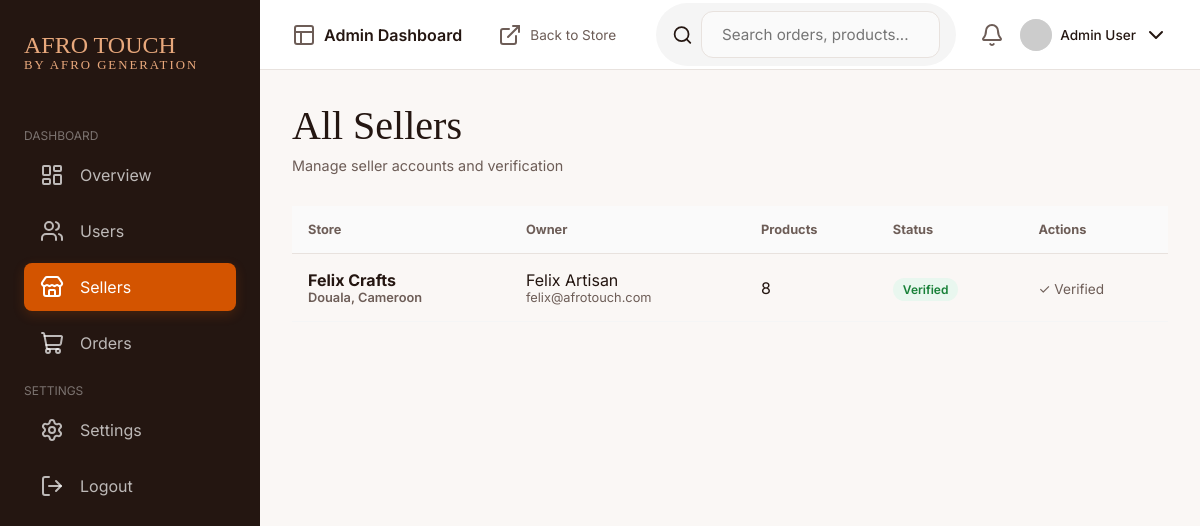
The app's page /TREACY/admin/sellers.php (signed in) with its own data.
### tables this page shows
CREATE TABLE IF NOT EXISTS sellers (
    id INT AUTO_INCREMENT PRIMARY KEY,
    user_id INT NOT NULL,
    store_name VARCHAR(255) NOT NULL,
    store_slug VARCHAR(100) UNIQUE NOT NULL,
    description TEXT,
    logo VARCHAR(500),
    banner VARCHAR(500),
    country VARCHAR(100),
    city VARCHAR(100),
    address TEXT,
    is_verified BOOLEAN DEFAULT FALSE,
    verification_status ENUM('pending', 'processing', 'verified', 'rejected') DEFAULT 'pending',
    verification_data TEXT,
    plan ENUM('free', 'basic', 'premium') DEFAULT 'free',
    created_at DATETIME DEFAULT CURRENT_TIMESTAMP,
    updated_at DATETIME DEFAULT CURRENT_TIMESTAMP ON UPDATE CURRENT_TIMESTAMP
);

CREATE TABLE IF NOT EXISTS users (
    id INT AUTO_INCREMENT PRIMARY KEY,
    name VARCHAR(255) NOT NULL,
    email VARCHAR(150) UNIQUE NOT NULL,
    password VARCHAR(255) NOT NULL,
    phone VARCHAR(50),
    avatar VARCHAR(500),
    role ENUM('buyer', 'seller', 'admin') DEFAULT 'buyer',
    is_active BOOLEAN DEFAULT TRUE,
    created_at DATETIME DEFAULT CURRENT_TIMESTAMP,
    updated_at DATETIME DEFAULT CURRENT_TIMESTAMP ON UPDATE CURRENT_TIMESTAMP
);

### TREACY/admin/sellers.php (the view, shortened to what this page needs)
<?php
include '../components/layout_start.php';
$stmt = $pdo->query("SELECT s.*, u.name as owner_name, u.email as owner_email, u.is_active as user_active,
    (SELECT COUNT(*) FROM products WHERE seller_id = s.id) as product_count
    FROM sellers s
    LEFT JOIN users u ON s.user_id = u.id
    ORDER BY s.created_at DESC");
$sellers = $stmt->fetchAll();
?>
<div class="page-header">
    <div class="header-content">
        <h1>All Sellers</h1>
        <p class="subtitle">Manage seller accounts and verification</p>
    </div>
</div>
<div class="card">
    <?php if (empty($sellers)): ?>
    <div style="padding: 4rem 2rem; text-align: center; color: var(--text-muted);">
        <i data-lucide="store" style="width: 64px; height: 64px; margin-bottom: 1rem;"></i>
        <h3>No sellers yet</h3>
    </div>
    <?php else: ?>
    <table class="data-table">
        <thead>
            <tr>
                <th>Store</th>
                <th>Owner</th>
                <th>Products</th>
                <th>Status</th>
                <th>Actions</th>
            </tr>
        </thead>
        <tbody>
            <?php foreach ($sellers as $seller): ?>
            <tr>
                <td>
                    <strong><?php echo htmlspecialchars($seller['store_name']); ?></strong>
                    <div style="font-size: 0.8rem; color: var(--text-muted);"><?php echo $seller['city'] . ($seller['country'] ? ', ' . $seller['country'] : ''); ?></div>
                </td>
                <td>
                    <div><?php echo htmlspecialchars($seller['owner_name']); ?></div>
                    <small><?php echo htmlspecialchars($seller['owner_email']); ?></small>
                </td>
                <td><?php echo $seller['product_count']; ?></td>
                <td>
                    <?php if ($seller['is_verified']): ?>
                    <span class="badge badge-verified">Verified</span>
                    <?php elseif (in_array($seller['verification_status'], ['pending', 'processing'])): ?>
                    <span class="badge badge-pending">Processing</span>
                    <?php elseif ($seller['verification_status'] === 'rejected'): ?>
                    <span class="badge badge-rejected">Rejected</span>
                    <?php elseif (empty($seller['verification_status'])): ?>
                    <span class="badge" style="background: #F5F5F5; color: #666;">Not Started</span>
                    <?php else: ?>
                    <span class="badge">Unverified</span>
                    <?php endif; ?>
                </td>
                <td>
                    <?php if ($seller['is_verified']): ?>
                    <span style="color: var(--text-muted); font-size: 0.85rem;">✓ Verified</span>
                    <?php elseif ($seller['verification_status'] === 'rejected'): ?>
                    <span style="color: #C62828; font-size: 0.85rem;">✗ Rejected</span>
                    <?php endif; ?>
                </td>
            </tr>
            <?php endforeach; ?>
        </tbody>
    </table>
    <?php endif; ?>
</div>
<?php include '../components/layout_end.php'; ?>

### TREACY/style.css (style rules this page uses)
:root { --primary-color: #D35400; --sidebar-bg: #241611; --body-bg: #FAF7F5; --card-bg: #FFFFFF; --text-dark: #241611; --text-muted: #6D5D57; --border-color: #E8E2DE; --status-processing: #FFF4E5; --status-processing-text: #B45D00; --status-shipped: #EBF5FF; --status-shipped-text: #0066CC; --status-delivered: #E9F7EF; --status-delivered-text: #188038; --status-canceled: #FDECEC; --status-canceled-text: #C62828; --font-heading: 'Instrument Serif', Georgia, serif; --font-body: 'Inter', system-ui, -apple-system, sans-serif; --sidebar-width: 260px; --header-height: 70px; }
* { margin: 0; padding: 0; box-sizing: border-box; }
body { font-family: var(--font-body); background-color: var(--body-bg); color: var(--text-dark); display: flex; min-height: 100vh; }
h1 { font-family: var(--font-heading); font-size: 2.5rem; font-weight: 500; margin-bottom: 0.5rem; }
.subtitle { color: var(--text-muted); font-size: 0.9rem; margin-bottom: 2rem; }

### TREACY/admin/sellers.php (style rules this page uses)
.data-table { width: 100%; border-collapse: collapse; }
.data-table th, .data-table td { padding: 1rem; text-align: left; }
.data-table th { background: #FAFAFA; font-size: 0.8rem; color: var(--text-muted); border-bottom: 1px solid var(--border-color); }
.data-table td { border-bottom: 1px solid #F5F5F5; }
.data-table td:first-child { font-weight: 600; }
.data-table small { display: block; color: var(--text-muted); font-size: 0.8rem; }
.badge { padding: 4px 10px; border-radius: 100px; font-size: 0.75rem; font-weight: 600; }
.badge-verified { background: #E9F7EF; color: #188038; }

### records on screen
sellers: store_name "Felix Crafts", city "Douala", country "Cameroon", user.name "Felix Artisan", user.email "felix@afrotouch.com", product_count "8", is_verified "Verified"

### other values on screen
$titles[$role] "Admin Dashboard"
$_SESSION['user_name'] "Admin User"
